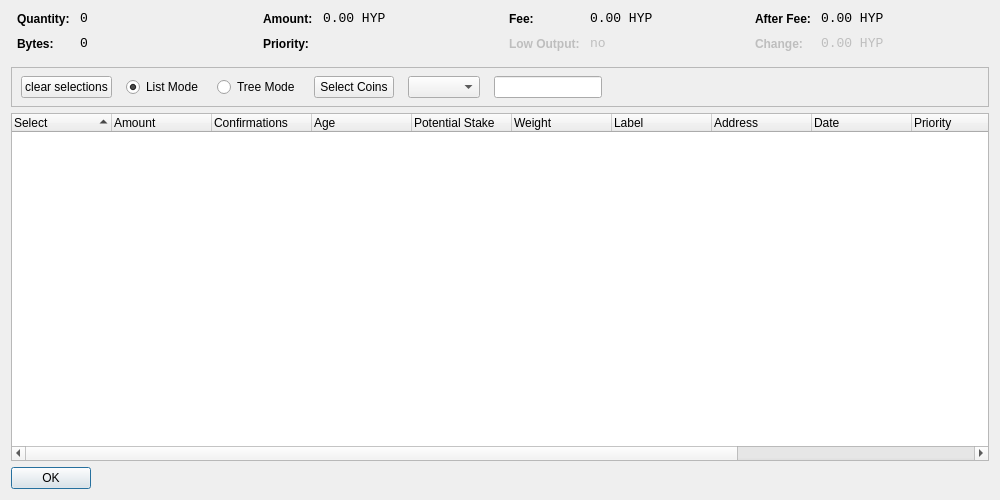
<?xml version="1.0" encoding="UTF-8"?>
<ui version="4.0">
 <class>CoinControlDialog</class>
 <widget class="QDialog" name="CoinControlDialog">
  <property name="geometry">
   <rect>
    <x>0</x>
    <y>0</y>
    <width>1000</width>
    <height>500</height>
   </rect>
  </property>
  <property name="windowTitle">
   <string>Coin Control</string>
  </property>
  <layout class="QVBoxLayout" name="verticalLayout">
   <item>
    <layout class="QHBoxLayout" name="horizontalLayoutTop" stretch="0,0,0,0">
     <property name="topMargin">
      <number>0</number>
     </property>
     <property name="bottomMargin">
      <number>10</number>
     </property>
     <item>
      <layout class="QFormLayout" name="formLayoutCoinControl1">
       <property name="horizontalSpacing">
        <number>10</number>
       </property>
       <property name="verticalSpacing">
        <number>10</number>
       </property>
       <property name="leftMargin">
        <number>6</number>
       </property>
       <property name="rightMargin">
        <number>6</number>
       </property>
       <item row="0" column="0">
        <widget class="QLabel" name="labelCoinControlQuantityText">
         <property name="styleSheet">
          <string notr="true">font-weight:bold;</string>
         </property>
         <property name="text">
          <string>Quantity:</string>
         </property>
        </widget>
       </item>
       <item row="0" column="1">
        <widget class="QLabel" name="labelCoinControlQuantity">
         <property name="font">
          <font>
           <family>Monospace</family>
           <pointsize>10</pointsize>
          </font>
         </property>
         <property name="cursor">
          <cursorShape>IBeamCursor</cursorShape>
         </property>
         <property name="contextMenuPolicy">
          <enum>Qt::ActionsContextMenu</enum>
         </property>
         <property name="text">
          <string>0</string>
         </property>
         <property name="textInteractionFlags">
          <set>Qt::LinksAccessibleByMouse|Qt::TextSelectableByKeyboard|Qt::TextSelectableByMouse</set>
         </property>
        </widget>
       </item>
       <item row="1" column="0">
        <widget class="QLabel" name="labelCoinControlBytesText">
         <property name="styleSheet">
          <string notr="true">font-weight:bold;</string>
         </property>
         <property name="text">
          <string>Bytes:</string>
         </property>
        </widget>
       </item>
       <item row="1" column="1">
        <widget class="QLabel" name="labelCoinControlBytes">
         <property name="font">
          <font>
           <family>Monospace</family>
           <pointsize>10</pointsize>
          </font>
         </property>
         <property name="cursor">
          <cursorShape>IBeamCursor</cursorShape>
         </property>
         <property name="contextMenuPolicy">
          <enum>Qt::ActionsContextMenu</enum>
         </property>
         <property name="text">
          <string>0</string>
         </property>
         <property name="textInteractionFlags">
          <set>Qt::LinksAccessibleByMouse|Qt::TextSelectableByKeyboard|Qt::TextSelectableByMouse</set>
         </property>
        </widget>
       </item>
      </layout>
     </item>
     <item>
      <layout class="QFormLayout" name="formLayoutCoinControl2">
       <property name="horizontalSpacing">
        <number>10</number>
       </property>
       <property name="verticalSpacing">
        <number>10</number>
       </property>
       <property name="leftMargin">
        <number>6</number>
       </property>
       <property name="rightMargin">
        <number>6</number>
       </property>
       <item row="0" column="0">
        <widget class="QLabel" name="labelCoinControlAmountText">
         <property name="styleSheet">
          <string notr="true">font-weight:bold;</string>
         </property>
         <property name="text">
          <string>Amount:</string>
         </property>
        </widget>
       </item>
       <item row="0" column="1">
        <widget class="QLabel" name="labelCoinControlAmount">
         <property name="font">
          <font>
           <family>Monospace</family>
           <pointsize>10</pointsize>
          </font>
         </property>
         <property name="cursor">
          <cursorShape>IBeamCursor</cursorShape>
         </property>
         <property name="contextMenuPolicy">
          <enum>Qt::ActionsContextMenu</enum>
         </property>
         <property name="text">
          <string>0.00 HYP</string>
         </property>
         <property name="textInteractionFlags">
          <set>Qt::LinksAccessibleByMouse|Qt::TextSelectableByKeyboard|Qt::TextSelectableByMouse</set>
         </property>
        </widget>
       </item>
       <item row="1" column="0">
        <widget class="QLabel" name="labelCoinControlPriorityText">
         <property name="styleSheet">
          <string notr="true">font-weight:bold;</string>
         </property>
         <property name="text">
          <string>Priority:</string>
         </property>
        </widget>
       </item>
       <item row="1" column="1">
        <widget class="QLabel" name="labelCoinControlPriority">
         <property name="font">
          <font>
           <family>Monospace</family>
           <pointsize>10</pointsize>
          </font>
         </property>
         <property name="cursor">
          <cursorShape>IBeamCursor</cursorShape>
         </property>
         <property name="contextMenuPolicy">
          <enum>Qt::ActionsContextMenu</enum>
         </property>
         <property name="text">
          <string/>
         </property>
         <property name="textInteractionFlags">
          <set>Qt::LinksAccessibleByMouse|Qt::TextSelectableByKeyboard|Qt::TextSelectableByMouse</set>
         </property>
        </widget>
       </item>
      </layout>
     </item>
     <item>
      <layout class="QFormLayout" name="formLayoutCoinControl3">
       <property name="horizontalSpacing">
        <number>10</number>
       </property>
       <property name="verticalSpacing">
        <number>10</number>
       </property>
       <property name="leftMargin">
        <number>6</number>
       </property>
       <property name="rightMargin">
        <number>6</number>
       </property>
       <item row="0" column="0">
        <widget class="QLabel" name="labelCoinControlFeeText">
         <property name="styleSheet">
          <string notr="true">font-weight:bold;</string>
         </property>
         <property name="text">
          <string>Fee:</string>
         </property>
        </widget>
       </item>
       <item row="0" column="1">
        <widget class="QLabel" name="labelCoinControlFee">
         <property name="font">
          <font>
           <family>Monospace</family>
           <pointsize>10</pointsize>
          </font>
         </property>
         <property name="cursor">
          <cursorShape>IBeamCursor</cursorShape>
         </property>
         <property name="contextMenuPolicy">
          <enum>Qt::ActionsContextMenu</enum>
         </property>
         <property name="text">
          <string>0.00 HYP</string>
         </property>
         <property name="textInteractionFlags">
          <set>Qt::LinksAccessibleByMouse|Qt::TextSelectableByKeyboard|Qt::TextSelectableByMouse</set>
         </property>
        </widget>
       </item>
       <item row="1" column="0">
        <widget class="QLabel" name="labelCoinControlLowOutputText">
         <property name="enabled">
          <bool>false</bool>
         </property>
         <property name="styleSheet">
          <string notr="true">font-weight:bold;</string>
         </property>
         <property name="text">
          <string>Low Output:</string>
         </property>
        </widget>
       </item>
       <item row="1" column="1">
        <widget class="QLabel" name="labelCoinControlLowOutput">
         <property name="enabled">
          <bool>false</bool>
         </property>
         <property name="font">
          <font>
           <family>Monospace</family>
           <pointsize>10</pointsize>
          </font>
         </property>
         <property name="cursor">
          <cursorShape>IBeamCursor</cursorShape>
         </property>
         <property name="contextMenuPolicy">
          <enum>Qt::ActionsContextMenu</enum>
         </property>
         <property name="text">
          <string>no</string>
         </property>
         <property name="textInteractionFlags">
          <set>Qt::LinksAccessibleByMouse|Qt::TextSelectableByKeyboard|Qt::TextSelectableByMouse</set>
         </property>
        </widget>
       </item>
      </layout>
     </item>
     <item>
      <layout class="QFormLayout" name="formLayoutCoinControl4">
       <property name="fieldGrowthPolicy">
        <enum>QFormLayout::AllNonFixedFieldsGrow</enum>
       </property>
       <property name="horizontalSpacing">
        <number>10</number>
       </property>
       <property name="verticalSpacing">
        <number>10</number>
       </property>
       <property name="leftMargin">
        <number>6</number>
       </property>
       <property name="rightMargin">
        <number>6</number>
       </property>
       <item row="0" column="0">
        <widget class="QLabel" name="labelCoinControlAfterFeeText">
         <property name="styleSheet">
          <string notr="true">font-weight:bold;</string>
         </property>
         <property name="text">
          <string>After Fee:</string>
         </property>
        </widget>
       </item>
       <item row="0" column="1">
        <widget class="QLabel" name="labelCoinControlAfterFee">
         <property name="font">
          <font>
           <family>Monospace</family>
           <pointsize>10</pointsize>
          </font>
         </property>
         <property name="cursor">
          <cursorShape>IBeamCursor</cursorShape>
         </property>
         <property name="contextMenuPolicy">
          <enum>Qt::ActionsContextMenu</enum>
         </property>
         <property name="text">
          <string>0.00 HYP</string>
         </property>
         <property name="textInteractionFlags">
          <set>Qt::LinksAccessibleByMouse|Qt::TextSelectableByKeyboard|Qt::TextSelectableByMouse</set>
         </property>
        </widget>
       </item>
       <item row="1" column="0">
        <widget class="QLabel" name="labelCoinControlChangeText">
         <property name="enabled">
          <bool>false</bool>
         </property>
         <property name="styleSheet">
          <string notr="true">font-weight:bold;</string>
         </property>
         <property name="text">
          <string>Change:</string>
         </property>
        </widget>
       </item>
       <item row="1" column="1">
        <widget class="QLabel" name="labelCoinControlChange">
         <property name="enabled">
          <bool>false</bool>
         </property>
         <property name="font">
          <font>
           <family>Monospace</family>
           <pointsize>10</pointsize>
          </font>
         </property>
         <property name="cursor">
          <cursorShape>IBeamCursor</cursorShape>
         </property>
         <property name="contextMenuPolicy">
          <enum>Qt::ActionsContextMenu</enum>
         </property>
         <property name="text">
          <string>0.00 HYP</string>
         </property>
         <property name="textInteractionFlags">
          <set>Qt::LinksAccessibleByMouse|Qt::TextSelectableByKeyboard|Qt::TextSelectableByMouse</set>
         </property>
        </widget>
       </item>
      </layout>
     </item>
    </layout>
   </item>
   <item>
    <widget class="QFrame" name="frame">
     <property name="minimumSize">
      <size>
       <width>0</width>
       <height>40</height>
      </size>
     </property>
     <property name="frameShape">
      <enum>QFrame::StyledPanel</enum>
     </property>
     <property name="frameShadow">
      <enum>QFrame::Sunken</enum>
     </property>
     <widget class="QWidget" name="horizontalLayoutWidget">
      <property name="geometry">
       <rect>
        <x>10</x>
        <y>0</y>
        <width>781</width>
        <height>41</height>
       </rect>
      </property>
      <layout class="QHBoxLayout" name="horizontalLayoutPanel" stretch="0,0,0,0,0,0,0">
       <property name="spacing">
        <number>14</number>
       </property>
       <item>
        <widget class="QPushButton" name="pushButtonSelectAll">
         <property name="sizePolicy">
          <sizepolicy hsizetype="Maximum" vsizetype="Fixed">
           <horstretch>0</horstretch>
           <verstretch>0</verstretch>
          </sizepolicy>
         </property>
         <property name="text">
          <string>clear selections</string>
         </property>
        </widget>
       </item>
       <item>
        <widget class="QRadioButton" name="radioListMode">
         <property name="sizePolicy">
          <sizepolicy hsizetype="Maximum" vsizetype="Fixed">
           <horstretch>0</horstretch>
           <verstretch>0</verstretch>
          </sizepolicy>
         </property>
         <property name="text">
          <string>List Mode</string>
         </property>
         <property name="checked">
          <bool>true</bool>
         </property>
        </widget>
       </item>
       <item>
        <widget class="QRadioButton" name="radioTreeMode">
         <property name="sizePolicy">
          <sizepolicy hsizetype="Maximum" vsizetype="Fixed">
           <horstretch>0</horstretch>
           <verstretch>0</verstretch>
          </sizepolicy>
         </property>
         <property name="text">
          <string>Tree Mode</string>
         </property>
        </widget>
       </item>
       <item>
        <widget class="QPushButton" name="pushButtonCustomCC">
         <property name="text">
          <string>Select Coins</string>
         </property>
        </widget>
       </item>
       <item>
        <widget class="QComboBox" name="QComboBoxFilterCoins"/>
       </item>
       <item>
        <widget class="QLineEdit" name="lineEditCustomCC">
         <property name="enabled">
          <bool>true</bool>
         </property>
         <property name="sizePolicy">
          <sizepolicy hsizetype="Fixed" vsizetype="Fixed">
           <horstretch>0</horstretch>
           <verstretch>0</verstretch>
          </sizepolicy>
         </property>
         <property name="baseSize">
          <size>
           <width>50</width>
           <height>0</height>
          </size>
         </property>
        </widget>
       </item>
       <item>
        <spacer name="horizontalSpacer">
         <property name="orientation">
          <enum>Qt::Horizontal</enum>
         </property>
         <property name="sizeHint" stdset="0">
          <size>
           <width>40</width>
           <height>20</height>
          </size>
         </property>
        </spacer>
       </item>
      </layout>
     </widget>
    </widget>
   </item>
   <item>
    <widget class="CoinControlTreeWidget" name="treeWidget">
     <property name="contextMenuPolicy">
      <enum>Qt::CustomContextMenu</enum>
     </property>
     <property name="sortingEnabled">
      <bool>false</bool>
     </property>
     <property name="columnCount">
      <number>13</number>
     </property>
     <attribute name="headerShowSortIndicator" stdset="0">
      <bool>true</bool>
     </attribute>
     <attribute name="headerStretchLastSection">
      <bool>false</bool>
     </attribute>
     <column>
      <property name="text">
       <string>Select</string>
      </property>
     </column>
     <column>
      <property name="text">
       <string>Amount</string>
      </property>
     </column>
     <column>
      <property name="text">
       <string>Confirmations</string>
      </property>
      <property name="toolTip">
       <string>Confirmed</string>
      </property>
     </column>
     <column>
      <property name="text">
       <string>Age</string>
      </property>
     </column>
	 <column>
      <property name="text">
       <string>Potential Stake</string>
      </property>
     </column>
     <column>
      <property name="text">
       <string>Weight</string>
      </property>
     </column>
     <column>
      <property name="text">
       <string>Label</string>
      </property>
     </column>
     <column>
      <property name="text">
       <string>Address</string>
      </property>
     </column>
     <column>
      <property name="text">
       <string>Date</string>
      </property>
     </column>
     <column>
      <property name="text">
       <string>Priority</string>
      </property>
     </column>
     <column>
      <property name="text">
       <string/>
      </property>
     </column>
     <column>
      <property name="text">
       <string/>
      </property>
     </column>
     <column>
      <property name="text">
       <string/>
      </property>
     </column>
     <column>
      <property name="text">
       <string/>
      </property>
     </column>
    </widget>
   </item>
   <item>
    <widget class="QDialogButtonBox" name="buttonBox">
     <property name="sizePolicy">
      <sizepolicy hsizetype="Maximum" vsizetype="Fixed">
       <horstretch>0</horstretch>
       <verstretch>0</verstretch>
      </sizepolicy>
     </property>
     <property name="orientation">
      <enum>Qt::Horizontal</enum>
     </property>
     <property name="standardButtons">
      <set>QDialogButtonBox::Ok</set>
     </property>
    </widget>
   </item>
  </layout>
 </widget>
 <customwidgets>
  <customwidget>
   <class>CoinControlTreeWidget</class>
   <extends>QTreeWidget</extends>
   <header>coincontroltreewidget.h</header>
  </customwidget>
 </customwidgets>
 <resources/>
 <connections/>
</ui>
